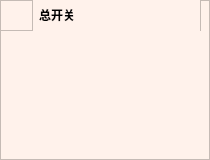
           <widget class="QFrame" name="frame_7">
            <property name="styleSheet">
             <string notr="true">background-color: rgb(255, 242, 235);</string>
            </property>
            <property name="frameShape">
             <enum>QFrame::StyledPanel</enum>
            </property>
            <property name="frameShadow">
             <enum>QFrame::Raised</enum>
            </property>
            <widget class="QWidget" name="layoutWidget_14">
             <property name="geometry">
              <rect>
               <x>0</x>
               <y>0</y>
               <width>201</width>
               <height>31</height>
              </rect>
             </property>
             <layout class="QHBoxLayout" name="horizontalLayout_38">
              <item>
               <widget class="QFrame" name="frame_41">
                <property name="sizePolicy">
                 <sizepolicy hsizetype="Expanding" vsizetype="Expanding">
                  <horstretch>1</horstretch>
                  <verstretch>0</verstretch>
                 </sizepolicy>
                </property>
                <property name="styleSheet">
                 <string notr="true">image: url(:/管理员界面/摄像头.png);
background-color: rgb(255, 242, 235);</string>
                </property>
                <property name="frameShape">
                 <enum>QFrame::StyledPanel</enum>
                </property>
                <property name="frameShadow">
                 <enum>QFrame::Raised</enum>
                </property>
               </widget>
              </item>
              <item>
               <widget class="QFrame" name="frame_42">
                <property name="sizePolicy">
                 <sizepolicy hsizetype="Expanding" vsizetype="Expanding">
                  <horstretch>5</horstretch>
                  <verstretch>0</verstretch>
                 </sizepolicy>
                </property>
                <property name="styleSheet">
                 <string notr="true"/>
                </property>
                <property name="frameShape">
                 <enum>QFrame::StyledPanel</enum>
                </property>
                <property name="frameShadow">
                 <enum>QFrame::Raised</enum>
                </property>
                <widget class="QWidget" name="layoutWidget_26">
                 <property name="geometry">
                  <rect>
                   <x>0</x>
                   <y>0</y>
                   <width>161</width>
                   <height>31</height>
                  </rect>
                 </property>
                 <layout class="QHBoxLayout" name="horizontalLayout_39">
                  <item>
                   <widget class="QLabel" name="label_17">
                    <property name="styleSheet">
                     <string notr="true">font: 75 9pt &quot;微软雅黑&quot;;</string>
                    </property>
                    <property name="text">
                     <string>&lt;html&gt;&lt;head/&gt;&lt;body&gt;&lt;p&gt;&lt;span style=&quot; font-weight:600;&quot;&gt;总开关&lt;/span&gt;&lt;/p&gt;&lt;/body&gt;&lt;/html&gt;</string>
                    </property>
                   </widget>
                  </item>
                  <item>
                   <spacer name="horizontalSpacer_21">
                    <property name="orientation">
                     <enum>Qt::Horizontal</enum>
                    </property>
                    <property name="sizeHint" stdset="0">
                     <size>
                      <width>40</width>
                      <height>20</height>
                     </size>
                    </property>
                   </spacer>
                  </item>
                 </layout>
                </widget>
               </widget>
              </item>
             </layout>
            </widget>
            <widget class="QPushButton" name="pushButton_switch">
             <property name="geometry">
              <rect>
               <x>70</x>
               <y>40</y>
               <width>61</width>
               <height>51</height>
              </rect>
             </property>
             <property name="styleSheet">
              <string notr="true">


QPushButton{
	font: 12pt &quot;黑体&quot;;
	background-color: rgba(255, 255, 255, 0);
	
	
    border-radius: 10px;
image: url(:/管理员界面/开关.png);
   
}
QPushButton:hover {

border:2px outset rgba(36, 36, 36,0);
}
QPushButton:pressed {

border:4px outset rgba(36, 36, 36,0);
}
</string>
             </property>
             <property name="text">
              <string/>
             </property>
            </widget>
            <widget class="QPushButton" name="pushButton_cold">
             <property name="geometry">
              <rect>
               <x>20</x>
               <y>119</y>
               <width>61</width>
               <height>31</height>
              </rect>
             </property>
             <property name="styleSheet">
              <string notr="true">


QPushButton{
	font: 12pt &quot;黑体&quot;;
	background-color: rgba(255, 255, 255, 0);

    border-radius: 10px;
image: url(:/管理员界面/制冷.png);
   
}
QPushButton:hover {

border:2px outset rgba(36, 36, 36,0);
}
QPushButton:pressed {

border:4px outset rgba(36, 36, 36,0);
}
</string>
             </property>
             <property name="text">
              <string/>
             </property>
            </widget>
            <widget class="QPushButton" name="pushButton_warm">
             <property name="geometry">
              <rect>
               <x>120</x>
               <y>120</y>
               <width>61</width>
               <height>31</height>
              </rect>
             </property>
             <property name="styleSheet">
              <string notr="true">


QPushButton{
	font: 12pt &quot;黑体&quot;;
	background-color: rgba(255, 255, 255, 0);

    border-radius: 10px;
image: url(:/管理员界面/制热.png);
   
}
QPushButton:hover {

border:2px outset rgba(36, 36, 36,0);
}
QPushButton:pressed {

border:4px outset rgba(36, 36, 36,0);
}
</string>
             </property>
             <property name="text">
              <string/>
             </property>
            </widget>
           </widget>
